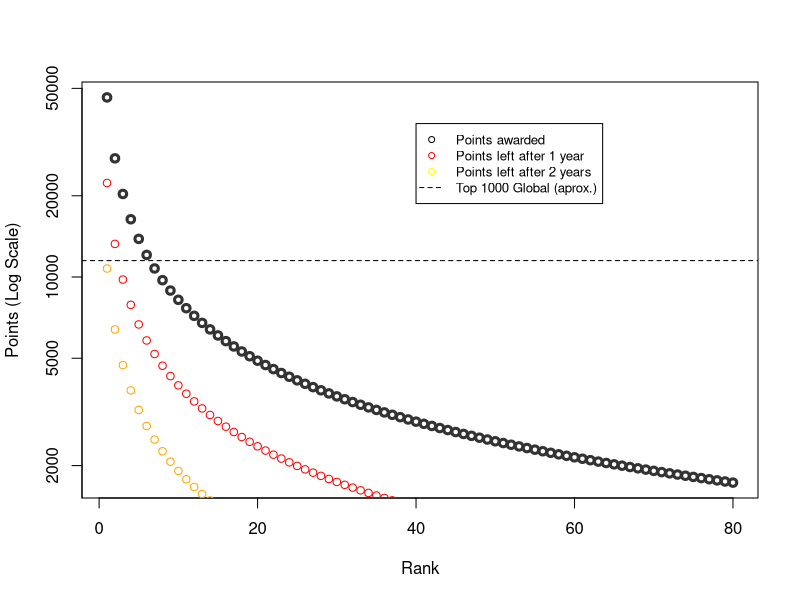

This chart was generated by the following R code:
## ---- chunk 1
    kagglePoints <- function(rank, NTeammates = 1, NTeams = 100, time = 0){
        return((100000/sqrt(NTeammates)*rank^(-.75)*log10(1+log10(NTeams))*exp(-time/500)))
    }

    NTeams <- 80
    GoalPoints <- 1500

    rank <- 1:NTeams
    score <- sapply(rank, function(x){kagglePoints(x, NTeammates = 1, NTeams = NTeams)})
    aboveGoal <- score > GoalPoints
    scoreAboveGoal <- score[aboveGoal]
    score1year <- sapply(rank, function(x){kagglePoints(x, NTeammates = 1, NTeams = NTeams, time = 365)})
    score2year <- sapply(rank, function(x){kagglePoints(x, NTeammates = 1, NTeams = NTeams, time = 730)})
    
    plot(rank, score, log = "y", ylab = "Points (Log Scale)", xlab = "Rank")
    points(scoreAboveGoal, lwd = 3, col = "grey20")
    points(score1year, col = "red")
    points(score2year, col = "orange")
    abline(h = 11500, lty = 2)
    abline(h = GoalPoints, lty = 1)
    legend(x = NTeams*.5, y = max(score)*.8, cex = 0.8,
        legend = c("Points awarded", "Points left after 1 year", "Points left after 2 years", "Top 1000 Global (aprox.)"),
        col = c("black","red","yellow","black"), pch = c(1,1,1,-1), lty = c(-1,-1,-1,2))

